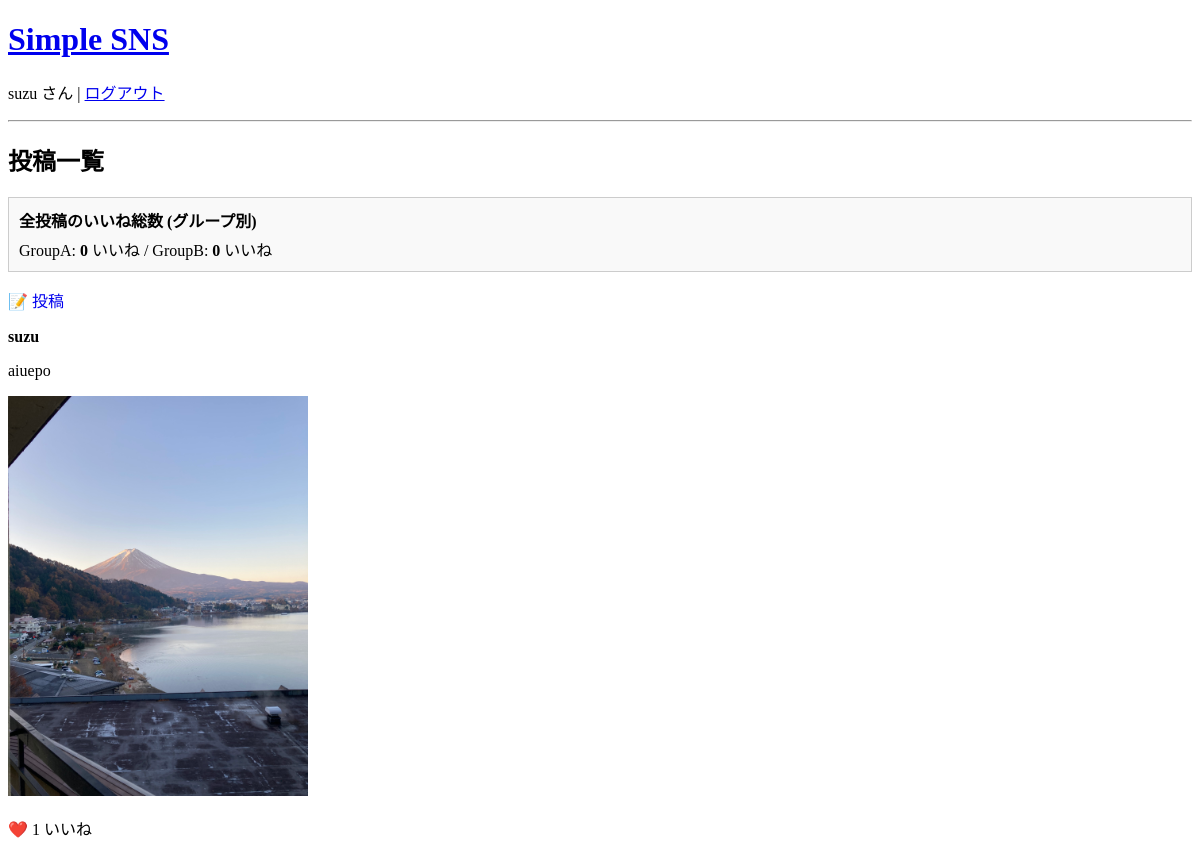
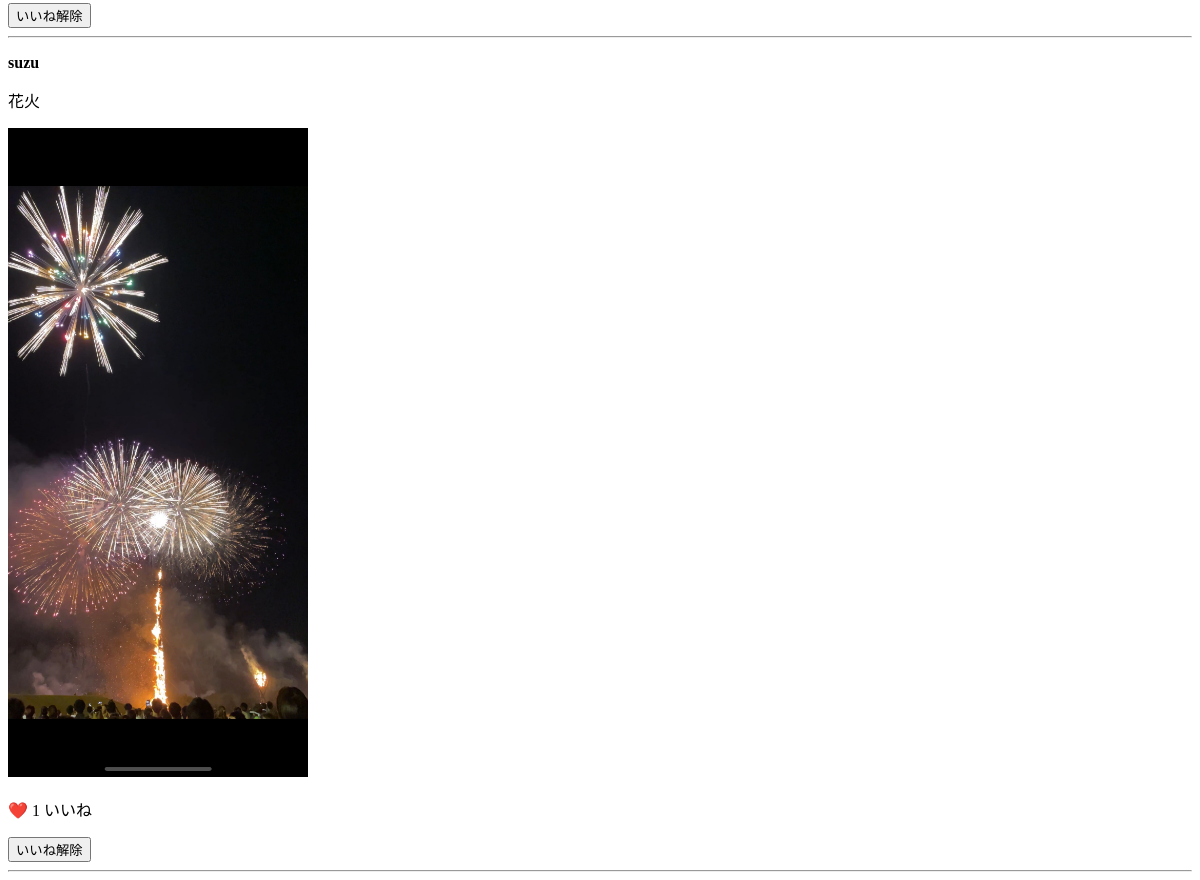
/posts/ (signed in), run on an earlier commit of the app's database (2 pictures, top to bottom).
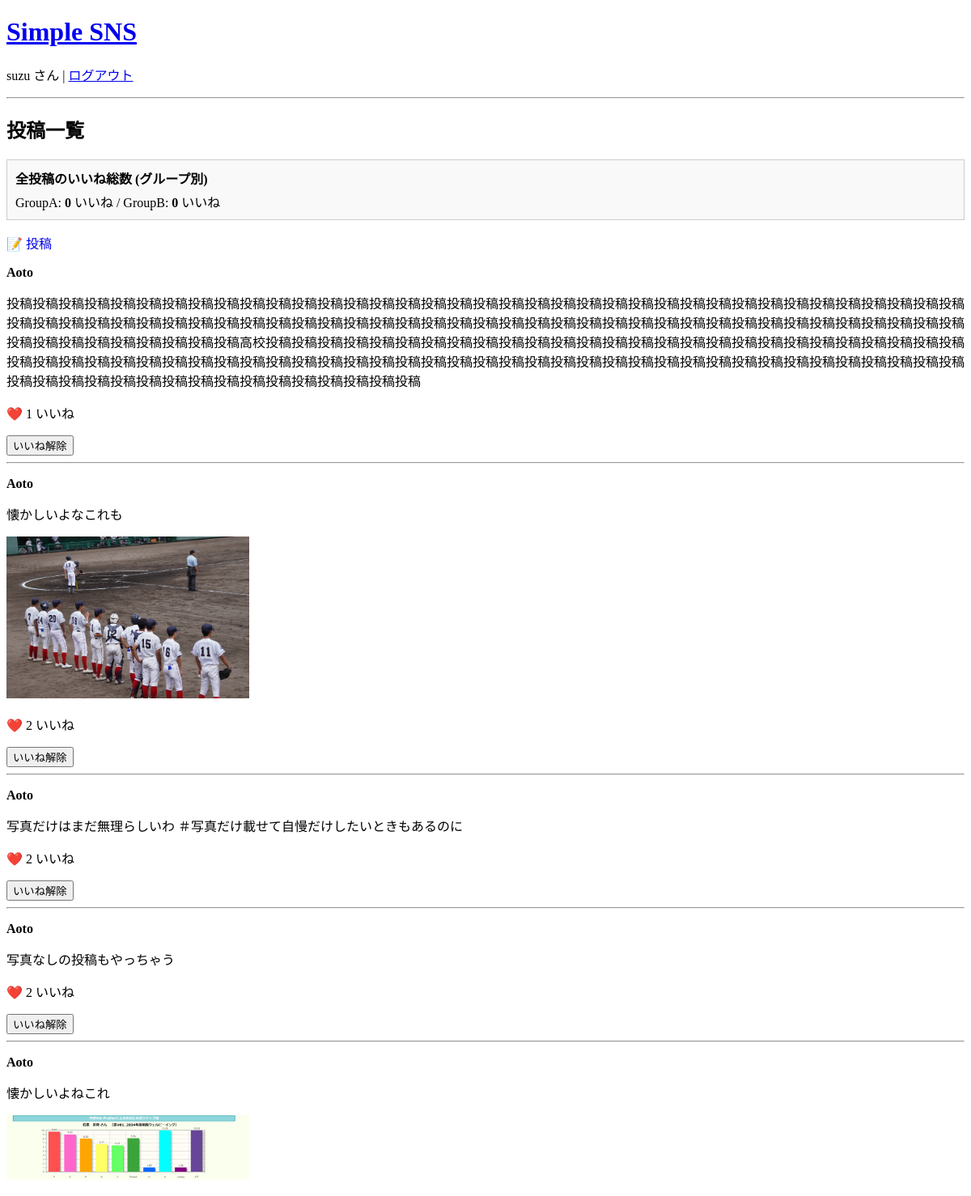
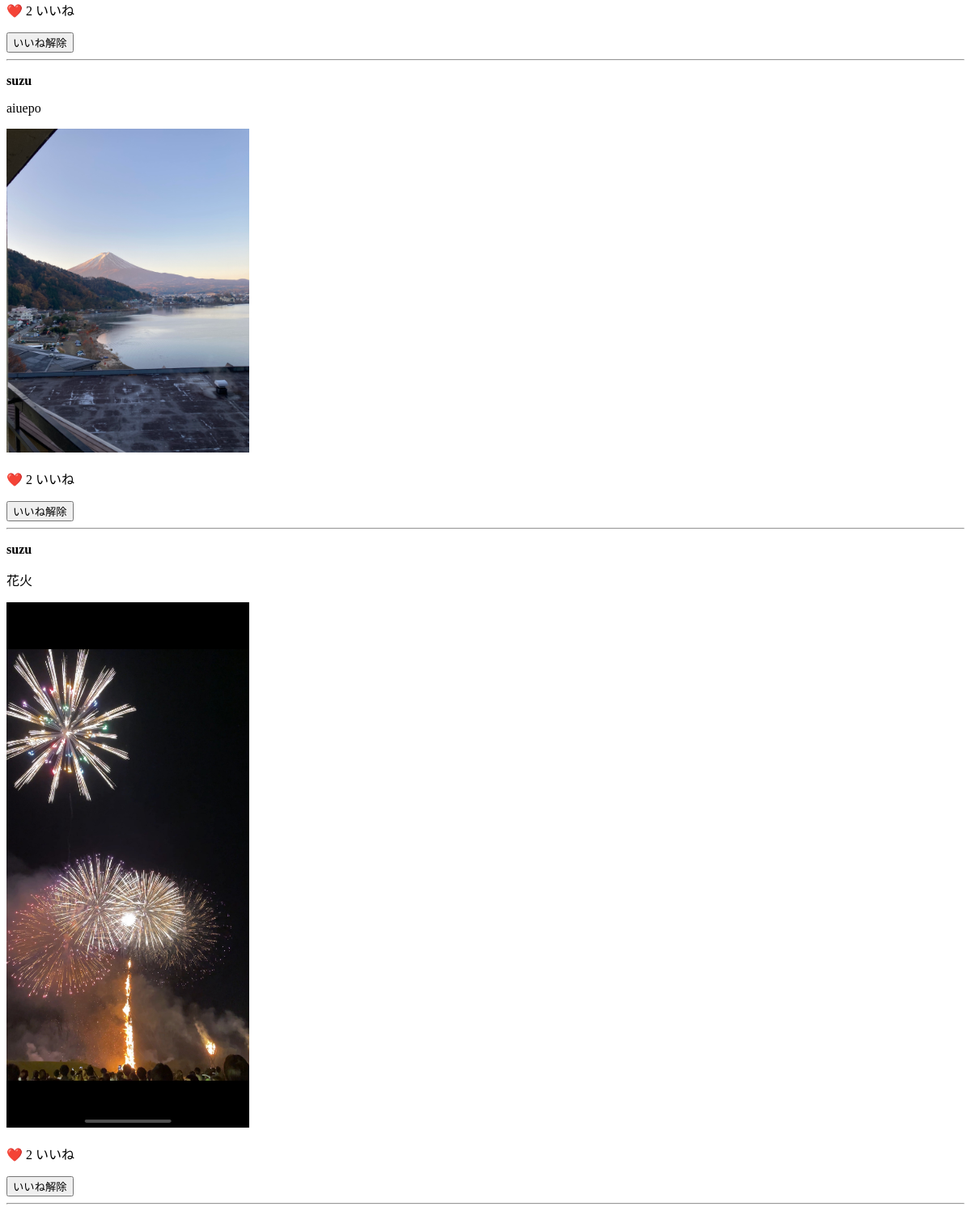
And on a later commit of the database (2 pictures, top to bottom).
### posts/models.py (models this page shows, shortened)
class Post(models.Model):
    user = models.ForeignKey(User, on_delete=models.CASCADE)
    content = models.TextField()
    image = models.ImageField(upload_to='images/', null=True, blank=True)
    created_at = models.DateTimeField(auto_now_add=True)
    likes = models.ManyToManyField(User, related_name='liked_posts', blank=True)
    associated_group = models.CharField(
        max_length=1,
        choices=GROUP_CHOICES,
        default='N',
        verbose_name='関連付けグループ'
    )
    def total_likes(self):
        return self.likes.count()

### posts/views.py (the view)
# urls.py: path('', views.post_list, name='post_list'),
def post_list(request):
    posts = Post.objects.all().order_by('-created_at')
    total_group_a_likes = 0
    total_group_b_likes = 0
    for post in posts:
        if post.associated_group == 'A':
            total_group_a_likes += post.total_likes()
        elif post.associated_group == 'B':
            total_group_b_likes += post.total_likes()
    context = {
        'posts': posts,
        'total_group_a_likes': total_group_a_likes,
        'total_group_b_likes': total_group_b_likes,
    }
    return render(request, 'posts/post_list.html', context)

### posts/templates/posts/post_list.html (shortened to what this page needs)
{% extends "base.html" %}
{% block content %}
  <h2>投稿一覧</h2>
  <div style="border: 1px solid #ccc; padding: 10px; margin-bottom: 15px; background-color: #f9f9f9;">
    <p style="margin: 0; font-weight: bold;">全投稿のいいね総数 (グループ別)</p>
    <p style="margin: 5px 0 0 0;">
      GroupA: <strong>{{ total_group_a_likes }}</strong> いいね
      / GroupB: <strong>{{ total_group_b_likes }}</strong> いいね
    </p>
  </div>
  <p>
    <a href="{% url 'post_create' %}" style="text-decoration:none;">
      📝 投稿
    </a>
  </p>
  {% for post in posts %}
    <div>
      <p>
        <strong>{{ post.user.username }}</strong>
      </p>
      <p>{{ post.content }}</p>
      {% if post.image %}
        <img src="{{ post.image.url }}" width="300">
      {% endif %}
      <p>❤️ {{ post.total_likes }} いいね</p>
      <form action="{% url 'like_post' post.id %}" method="post">
        {% if user in post.likes.all %}
          <button type="submit">いいね解除</button>
        {% else %}
          <button type="submit">いいね</button>
        {% endif %}
      </form>
      <hr>
    </div>
  {% endfor %}
{% endblock %}

What changed in the data, as far as the page shows it:
added Post: user.username "Aoto", content "投稿投稿投稿投稿投稿投稿投稿投稿投稿投稿投稿投稿投稿投稿投稿投稿投稿投稿投稿投稿投稿投稿投稿投稿投稿投稿投稿投稿投稿投稿投稿投稿投稿投稿投稿投稿投稿投稿投稿投稿投稿投稿投稿投稿投稿投稿投稿投稿投稿投稿投稿投稿投稿投稿投稿投稿投稿投稿投稿投稿投稿投稿投稿投稿投稿投稿投稿投稿投稿投稿投稿投稿投稿投稿投稿投稿投稿投稿投稿投稿投稿投稿投稿高校投稿投稿投稿投稿投稿投稿投稿投稿投稿投稿投稿投稿投稿投稿投稿投稿投稿投稿投稿投稿投稿投稿投稿投稿投稿投稿投稿投稿投稿投稿投稿投稿投稿投稿投稿投稿投稿投稿投稿投稿投稿投稿投稿投稿投稿投稿投稿投稿投稿投稿投稿投稿投稿投稿投稿投稿投稿投稿投稿投稿投稿投稿投稿投稿投稿投稿投稿投稿投稿投稿投稿投稿投稿投稿投稿投稿投稿投稿投稿投稿", total_likes "1", shows "いいね解除"
added Post: user.username "Aoto", content "懐かしいよなこれも", image (picture), total_likes "2", shows "いいね解除"
added Post: user.username "Aoto", content "写真だけはまだ無理らしいわ ＃写真だけ載せて自慢だけしたいときもあるのに", total_likes "2", shows "いいね解除"
added Post: user.username "Aoto", content "写真なしの投稿もやっちゃう", total_likes "2", shows "いいね解除"
added Post: user.username "Aoto", content "懐かしいよねこれ", image (picture), total_likes "2", shows "いいね解除"
computed for Post "aiuepo": total_likes "1" → "2"
computed for Post "花火": total_likes "1" → "2"
